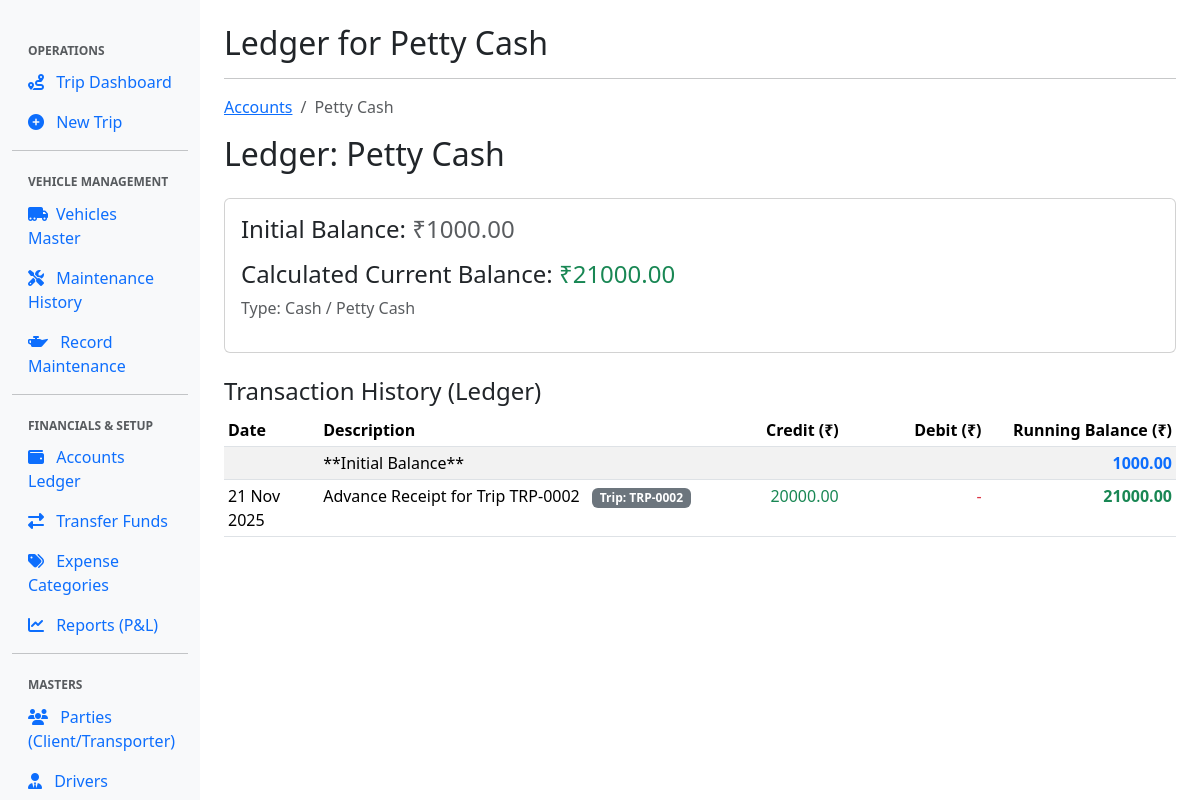
Screenshot of /accounts/1/ with the database file from the repository.
### management/models.py (models this page shows, shortened)
class AccountMaster(models.Model):
    account_name = models.CharField(max_length=100, unique=True)
    account_type = models.CharField(max_length=20, choices=ACCOUNT_TYPE_CHOICES, default='BANK')
    initial_balance = models.DecimalField(max_digits=15, decimal_places=2, default=Decimal('0.00'))
    is_active = models.BooleanField(default=True)

class Trip(models.Model):
    trip_id = models.CharField(
        max_length=15, unique=True, blank=True, editable=False, verbose_name="Trip ID"
    )
    date = models.DateField()
    vehicle = models.ForeignKey('management.Vehicle', on_delete=models.PROTECT)
    driver = models.ForeignKey(Driver, on_delete=models.PROTECT)
    client = models.ForeignKey(
        PartyMaster,
        on_delete=models.PROTECT,
        limit_choices_to={'party_type': 'CLIENT'},
        related_name='trips_as_client',
        verbose_name="Client (Consignor)"
    )
    transporter = models.ForeignKey(
        PartyMaster,
        on_delete=models.PROTECT,
        limit_choices_to={'party_type': 'TRANSPORTER'},
        related_name='trips_as_transporter',
        verbose_name="Transporter (Carrier)"
    )
    origin = models.CharField(max_length=100)
    destination = models.CharField(max_length=100)
    rate = models.DecimalField(max_digits=10, decimal_places=2)
    weight = models.DecimalField(max_digits=10, decimal_places=2)
    total_freight = models.DecimalField(
        max_digits=12, decimal_places=2, default=Decimal('0.00'), editable=False
    )
    commission_amount = models.DecimalField(
        max_digits=12, decimal_places=2, default=Decimal('0.00'), editable=False
    )
    orai_amount = models.DecimalField(
        max_digits=12, decimal_places=2, default=Decimal('0.00'), editable=False
    )
    halting = models.DecimalField(max_digits=10, decimal_places=2, default=Decimal('0.00'))
    advance = models.DecimalField(max_digits=10, decimal_places=2, default=Decimal('0.00'))
    status = models.CharField(
        max_length=20, choices=TRIP_STATUS_CHOICES, default='PENDING'
    )

class AccountTransaction(models.Model):
    date = models.DateField()
    description = models.CharField(max_length=255)
    from_account = models.ForeignKey(
        AccountMaster, on_delete=models.PROTECT, related_name='withdrawals',
        verbose_name="From Account"
    )
    to_account = models.ForeignKey(
        AccountMaster, on_delete=models.PROTECT, related_name='deposits',
        blank=True, null=True, verbose_name="To Account (For Transfers/Deposits)"
    )
    withdrawal = models.DecimalField(max_digits=15, decimal_places=2, default=Decimal('0.00'))
    deposit = models.DecimalField(max_digits=15, decimal_places=2, default=Decimal('0.00'))
    related_trip = models.ForeignKey('Trip', on_delete=models.SET_NULL, null=True, blank=True,
        related_name='advance_receipts'
    )
    related_maintenance = models.ForeignKey(
        MaintenanceExpense, on_delete=models.SET_NULL, blank=True, null=True,
        verbose_name="Related Maintenance Payment"
    )
    related_maintenance_expense = models.ForeignKey(
        'MaintenanceExpense',
        on_delete=models.SET_NULL,
        null=True,
        blank=True,
        related_name='transactions_from_maintenance',
        help_text="Links to the source Maintenance Expense."
    )
    related_trip_expense = models.ForeignKey(
        'TripExpense',
        on_delete=models.SET_NULL,
        null=True,
        blank=True,
        related_name='transactions_from_trip_expense',
        help_text="Links to the source Trip Expense."
    )
    related_trip = models.ForeignKey(
        'Trip',
        on_delete=models.SET_NULL,
        null=True,
        blank=True,
        related_name='transactions_from_trip',
        help_text="Links to the source Trip (e.g., for receipts)."
    )

### management/views.py (the view)
# urls.py: path('accounts/<int:account_id>/', views.account_detail, name='account_detail'),
def account_detail(request, account_id):
    account = get_object_or_404(AccountMaster, pk=account_id)
    all_transactions = AccountTransaction.objects.filter(
        Q(from_account=account) | Q(to_account=account)
    ).order_by('date', 'pk')
    running_balance = account.initial_balance
    ledger_entries = []
    for transaction in all_transactions:
        deposit = transaction.deposit
        withdrawal = transaction.withdrawal
        if transaction.from_account == account and transaction.to_account != account:
            running_balance -= withdrawal
        elif transaction.to_account == account:
            running_balance += deposit
        ledger_entries.append({
            'date': transaction.date,
            'description': transaction.description,
            'credit': deposit if transaction.to_account == account else 0,
            'debit': withdrawal if transaction.from_account == account and transaction.to_account != account else 0,
            'related_trip': transaction.related_trip,
            'current_balance': running_balance
        })
    context = {
        'account': account,
        'ledger_entries': ledger_entries,
        'final_balance': running_balance,
        'title': f'Ledger for {account.account_name}'
    }
    return render(request, 'management/account_detail.html', context)

### management/templates/management/account_detail.html
{% extends "base.html" %}
{% block content %}
    <nav aria-label="breadcrumb">
      <ol class="breadcrumb">
        <li class="breadcrumb-item"><a href="{% url 'account_list' %}">Accounts</a></li>
        <li class="breadcrumb-item active" aria-current="page">{{ account.account_name }}</li>
      </ol>
    </nav>
    <h2 class="mb-4">Ledger: {{ account.account_name }}</h2>
    <div class="card p-3 mb-4">
        <h4>Initial Balance:
            <span class="text-muted">
            ₹{{ account.initial_balance|floatformat:2 }}
            </span>
        </h4>
        <h4 class="mt-2">Calculated Current Balance:
            <span class="
                {% if final_balance >= 0 %}text-success{% else %}text-danger{% endif %}
            ">
            ₹{{ final_balance|floatformat:2 }}
            </span>
        </h4>
        <p class="text-muted">Type: {{ account.get_account_type_display }}</p>
    </div>
    <h4 class="mt-4">Transaction History (Ledger)</h4>
    <table class="table table-striped table-sm">
        <thead>
            <tr>
                <th style="width: 10%;">Date</th>
                <th style="width: 40%;">Description</th>
                <th style="width: 15%;" class="text-end">Credit (₹)</th>
                <th style="width: 15%;" class="text-end">Debit (₹)</th>
                <th style="width: 20%;" class="text-end">Running Balance (₹)</th>
            </tr>
        </thead>
        <tbody>
            <tr>
                <td></td>
                <td>**Initial Balance**</td>
                <td class="text-end"></td>
                <td class="text-end"></td>
                <td class="text-end fw-bold text-primary">{{ account.initial_balance|floatformat:2 }}</td>
            </tr>
            {% for entry in ledger_entries %}
            <tr>
                <td>{{ entry.date|date:"d M Y" }}</td>
                <td>
                    {{ entry.description }}
                    {% if entry.related_trip %}
                        <a href="{% url 'trip_detail' trip_id=entry.related_trip.trip_id %}" class="badge bg-secondary text-decoration-none ms-2">Trip: {{ entry.related_trip.trip_id }}</a>
                    {% endif %}
                </td>
                <td class="text-end text-success">
                    {% if entry.credit > 0 %}{{ entry.credit|floatformat:2 }}{% else %}-{% endif %}
                </td>
                <td class="text-end text-danger">
                    {% if entry.debit > 0 %}{{ entry.debit|floatformat:2 }}{% else %}-{% endif %}
                </td>
                <td class="text-end fw-bold
                    {% if entry.current_balance >= 0 %}text-success{% else %}text-danger{% endif %}
                ">
                    {{ entry.current_balance|floatformat:2 }}
                </td>
            </tr>
            {% empty %}
            <tr>
                <td colspan="5" class="text-center text-muted">No transactions recorded for this account after the initial balance.</td>
            </tr>
            {% endfor %}
        </tbody>
    </table>
{% endblock content %}

### rows the page displays
AccountMaster: account_name "Petty Cash", initial_balance "1000.00", account_type "Cash / Petty Cash"
Trip: date "21 Nov 2025", description "Advance Receipt for Trip TRP-0002", related_trip.trip_id "TRP-0002", credit "20000.00", current_balance "21000.00"

### other values shown
{{ title|default:"TMS Dashboard" }} "Ledger for Petty Cash"
{{ final_balance|floatformat:2 }} "21000.00"
